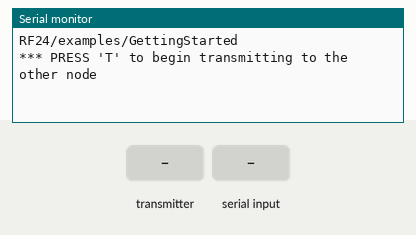
Recording of a sketch running on a simulated Arduino Uno, built with avr-gcc and run on an emulated ATmega328P. On the bench: the last lines printed to the serial monitor. Inputs (shaded band) come from the test bench. No radio packets arrive unless stated.

Above: at 1.2 s.
1.3 s: the transmitter starts sending got_time = 0
At 1.37 s:
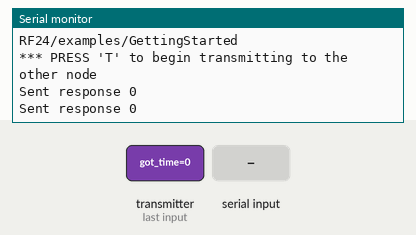
3.2 s: "T" received over Serial
At 4.0 s:
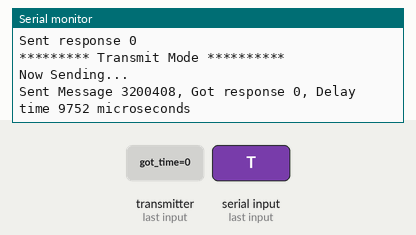
4.7 s: "R" received over Serial
At 5.28 s:
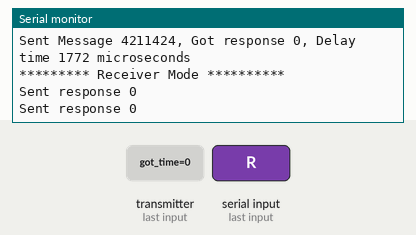

Measured:
- after the input at 1.3 s, the serial monitor: prints a new line at once (image 1)
- after the input at 3.2 s, the serial monitor: prints a new line at once (image 2)
- after the input at 4.7 s, the serial monitor: prints a new line after 0.51 s (image 3)

The sketch:

nRF24L01_Practice.ino
```cpp
#include <SPI.h>
#include <RF24.h>

RF24 myRadio(7, 8);
bool radioNumber = 1;
bool role = 0;
byte address[][6] = {"1Node", "2Node"};

void setup() {
  // put your setup code here, to run once:
  Serial.begin(115200);
  Serial.println(F("RF24/examples/GettingStarted"));
  Serial.println(F("*** PRESS 'T' to begin transmitting to the other node"));

  myRadio.begin();
  myRadio.setPALevel(RF24_PA_LOW);

  if(radioNumber){
    myRadio.openWritingPipe(address[0]);
    myRadio.openReadingPipe(1, address[1]);
  }else{
    myRadio.openWritingPipe(address[1]);
    myRadio.openReadingPipe(1, address[0]);
  }

  myRadio.startListening();

}

void loop() {
  // put your main code here, to run repeatedly:

  if(role == 1) {
    myRadio.stopListening();

    Serial.println(F("Now Sending..."));
    unsigned long start_time = micros();
    if(! myRadio.write(&start_time, sizeof(unsigned long) )){
      Serial.println(F("Sending failed. "));
    }

    myRadio.startListening();
    unsigned long start_waiting = micros();
    boolean timedout = false;
    while(!myRadio.available()){
      if(micros() - start_waiting > 200000){
        timedout = true;
        break;
      }
    }

    if(timedout) {
      Serial.println(F("Failed, response timed out. "));
    }else{
      unsigned long got_time;
      myRadio.read(&got_time, sizeof(unsigned long) );
      unsigned long end_time = micros();

      Serial.print(F("Sent Message "));
      Serial.print(start_time);
      Serial.print(F(", Got response "));
      Serial.print(got_time);
      Serial.print(F(", Delay time "));
      Serial.print(end_time - start_time);
      Serial.println(F(" microseconds"));
    }

    delay(1000);
  }

  if(role == 0){
    if(myRadio.available()){
      unsigned long got_time;
      while(myRadio.available()){
        myRadio.read(&got_time, sizeof(unsigned long));
      }

      myRadio.stopListening();
      myRadio.write(&got_time, sizeof(unsigned long));
      Serial.print(F("Sent response "));
      Serial.println(got_time);
      myRadio.startListening();
    }
  }


  if(Serial.available()) {
    char c = toupper(Serial.read());
    if(c == 'T' && role == 0) {
      role = 1;
      Serial.println(F("********* Transmit Mode **********"));
    }else if(c == 'R' && role == 1) {
      role = 0;
      Serial.println(F("********* Receiver Mode **********"));
      myRadio.startListening();
    }

  }
}
```
